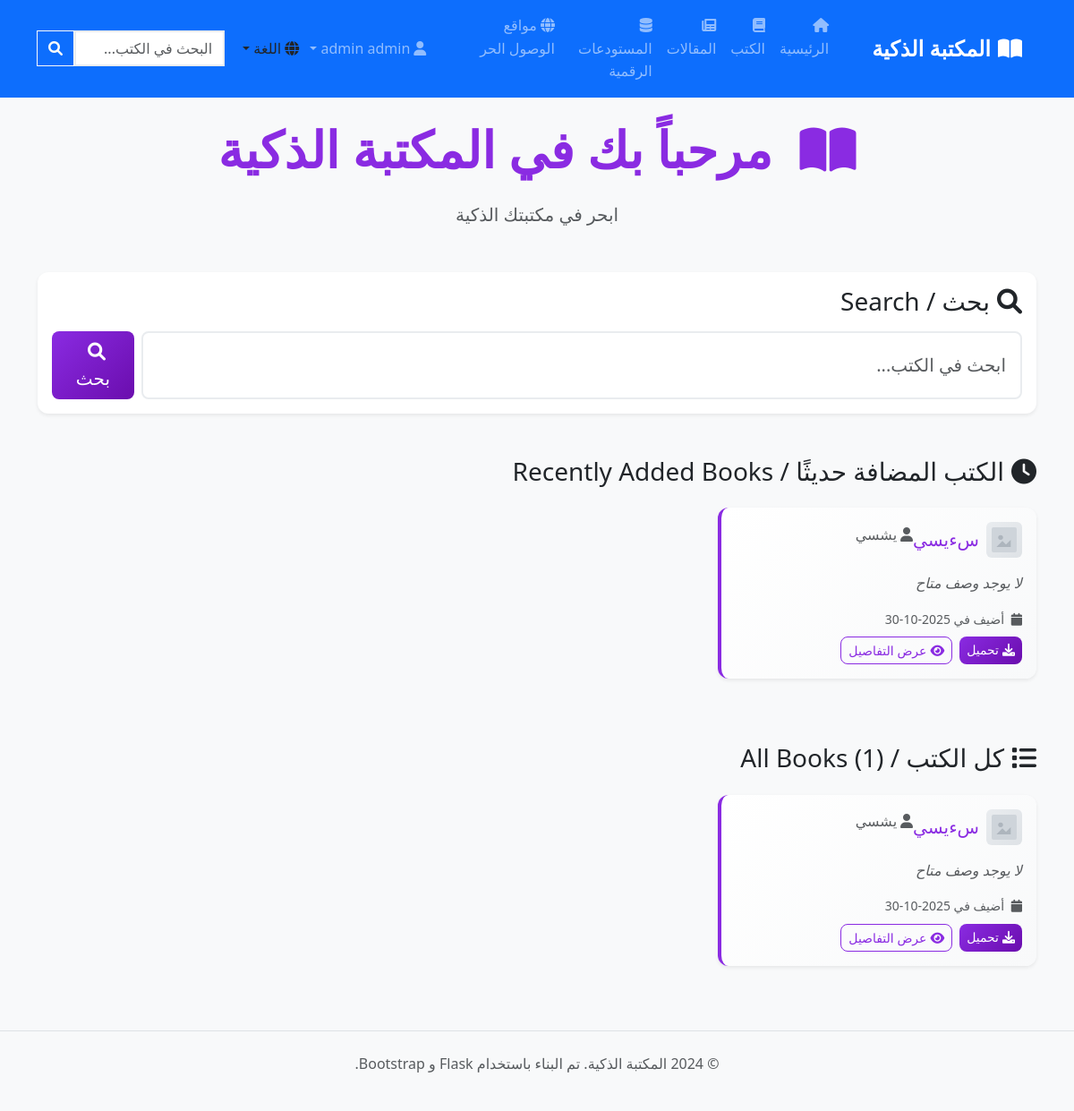
The page / (signed in) on the database its author committed.
### tables this page shows
CREATE TABLE books (
            id INTEGER PRIMARY KEY AUTOINCREMENT,
            title TEXT NOT NULL,
            author TEXT NOT NULL,
            description TEXT,
            filename TEXT NOT NULL,
            upload_date TIMESTAMP DEFAULT CURRENT_TIMESTAMP
        , image_filename TEXT);

### app.py (the view)
@app.route('/')
@login_required
def index():
    conn = get_db_connection()
    recent_books = conn.execute('SELECT * FROM books ORDER BY upload_date DESC LIMIT 6').fetchall()
    all_books = conn.execute('SELECT * FROM books ORDER BY upload_date DESC').fetchall()
    conn.close()
    return render_template('index.html', recent_books=recent_books, all_books=all_books, t=get_translations(), lang_data=get_language_data(), can_add_book=can_add_books())

### app.py (called while the page is built)
def get_current_language():
    return session.get('language', DEFAULT_LANGUAGE)

def get_language_data():
    current_lang = get_current_language()
    return LANGUAGES[current_lang]

def can_add_books():
    return session.get('email') == ALLOWED_ADD_BOOK_EMAIL

def login_required(f):
    @wraps(f)
    def decorated_function(*args, **kwargs):
        if not session.get('logged_in'):
            flash(get_translations()['please_log_in'], 'warning')
            return redirect(url_for('login', next=request.url))
        return f(*args, **kwargs)
    return decorated_function

def get_db_connection():
    conn = sqlite3.connect('library.db')
    conn.row_factory = sqlite3.Row
    return conn

### templates/index.html (shortened to what this page needs)
{% extends "base.html" %}
{% block content %}
<div class="row">
    <div class="col-12 text-center">
        <h1 class="display-4 text-primary mb-4">
            <i class="fas fa-book-open me-3"></i>
            {{ t.welcome_to_library }}
        </h1>
        <p class="lead text-muted mb-5">
            {{ t.sail_through_library }}
        </p>
    </div>
</div>
<div class="row mb-5">
    <div class="col-12">
        <div class="card shadow-sm">
            <div class="card-body">
                <h3 class="card-title mb-3">
                    <i class="fas fa-search me-2"></i>{{ t.search }} / Search
                </h3>
                <form action="{{ url_for('search') }}" method="GET" class="d-flex">
                    <input type="text"
                           name="q"
                           class="form-control form-control-lg me-2"
                           placeholder="{{ t.search_books_placeholder }}"
                           value="{{ request.args.get('q', '') }}">
                    <button type="submit" class="btn btn-primary btn-lg">
                        <i class="fas fa-search me-2"></i>{{ t.search }}
                    </button>
                </form>
            </div>
        </div>
    </div>
</div>
{% if recent_books or all_books %}
    {% if recent_books %}
    <div class="row mb-5">
        <div class="col-12">
            <h2 class="h3 mb-4">
                <i class="fas fa-clock me-2"></i>{{ t.recently_added_books }} / Recently Added Books
            </h2>
            <div class="row">
                {% for book in recent_books %}
                <div class="col-lg-4 col-md-6 mb-4">
                    <div class="card h-100 shadow-sm book-card">
                        <div class="card-body d-flex flex-column">
                            <div class="mb-3 d-flex align-items-center">
                                <img src="{{ url_for('serve_upload', filename=book.image_filename) if book.image_filename else url_for('static', filename='placeholder_cover.svg') }}"
                                     alt="{{ book.title }}" loading="lazy" class="rounded me-2"
                                     style="width: 40px; height: 40px; object-fit: cover;"
                                     onerror="this.onerror=null;this.src='{{ url_for('static', filename='placeholder_cover.svg') }}';">
                                <h5 class="card-title text-primary mb-0">{{ book.title }}</h5>
                                <h6 class="card-subtitle mb-2 text-muted">
                                    <i class="fas fa-user me-1"></i>{{ book.author }}
                                </h6>
                            </div>
                            <p class="card-text flex-grow-1">
                                {% if book.description %}
                                    {{ book.description[:150] }}{% if book.description|length > 150 %}...{% endif %}
                                {% else %}
                                    <em class="text-muted">{{ t.no_description }}</em>
                                {% endif %}
                            </p>
                            <div class="mt-auto">
                                <small class="text-muted d-block mb-2">
                                    <i class="fas fa-calendar me-1"></i>
                                    {{ t.added_on }} {{ book.upload_date.split(' ')[0] }}
                                </small>
                                <div class="d-grid gap-2 d-md-flex justify-content-md-end">
                                    <a href="{{ url_for('book_detail', book_id=book.id) }}"
                                       class="btn btn-outline-primary btn-sm">
                                        <i class="fas fa-eye me-1"></i>{{ t.view_details }}
                                    </a>
                                    <a href="{{ url_for('download_book', book_id=book.id) }}"
                                       class="btn btn-primary btn-sm">
                                        <i class="fas fa-download me-1"></i>{{ t.download }}
                                    </a>
                                </div>
                            </div>
                        </div>
                    </div>
                </div>
                {% endfor %}
            </div>
        </div>
    </div>
    {% endif %}
    {% if all_books %}
    <div class="row">
        <div class="col-12">
            <h2 class="h3 mb-4">
                <i class="fas fa-list me-2"></i>{{ t.all_books }} / All Books ({{ all_books|length }})
            </h2>
            <div class="row">
                {% for book in all_books %}
                <div class="col-lg-4 col-md-6 mb-4">
                    <div class="card h-100 shadow-sm book-card">
                        <div class="card-body d-flex flex-column">
                            <div class="mb-3 d-flex align-items-center">
                                <img src="{{ url_for('serve_upload', filename=book.image_filename) if book.image_filename else url_for('static', filename='placeholder_cover.svg') }}"
                                     alt="{{ book.title }}" loading="lazy" class="rounded me-2"
                                     style="width: 40px; height: 40px; object-fit: cover;"
                                     onerror="this.onerror=null;this.src='{{ url_for('static', filename='placeholder_cover.svg') }}';">
                                <h5 class="card-title text-primary mb-0">{{ book.title }}</h5>
                                <h6 class="card-subtitle mb-2 text-muted">
                                    <i class="fas fa-user me-1"></i>{{ book.author }}
                                </h6>
                            </div>
                            <p class="card-text flex-grow-1">
                                {% if book.description %}
                                    {{ book.description[:150] }}{% if book.description|length > 150 %}...{% endif %}
                                {% else %}
                                    <em class="text-muted">{{ t.no_description }}</em>
                                {% endif %}
                            </p>
                            <div class="mt-auto">
                                <small class="text-muted d-block mb-2">
                                    <i class="fas fa-calendar me-1"></i>
                                    {{ t.added_on }} {{ book.upload_date.split(' ')[0] }}
                                </small>
                                <div class="d-grid gap-2 d-md-flex justify-content-md-end">
                                    <a href="{{ url_for('book_detail', book_id=book.id) }}"
                                       class="btn btn-outline-primary btn-sm">
                                        <i class="fas fa-eye me-1"></i>{{ t.view_details }}
                                    </a>
                                    <a href="{{ url_for('download_book', book_id=book.id) }}"
                                       class="btn btn-primary btn-sm">
                                        <i class="fas fa-download me-1"></i>{{ t.download }}
                                    </a>
                                </div>
                            </div>
                        </div>
                    </div>
                </div>
                {% endfor %}
            </div>
        </div>
    </div>
    {% endif %}
{% endif %}
{% endblock %}

### templates/base.html (shortened to what this page needs)
<!DOCTYPE html>
<html lang="{{ lang_data.code }}" dir="{{ lang_data.dir }}">
<head>
    <link href="https://cdn.jsdelivr.net/npm/bootstrap@5.3.0/dist/css/bootstrap.min.css" rel="stylesheet">
    <link href="https://cdnjs.cloudflare.com/ajax/libs/font-awesome/6.0.0/css/all.min.css" rel="stylesheet">
    <link href="{{ url_for('static', filename='style.css') }}" rel="stylesheet">
</head>
<body class="{{ lang_data.dir }}">
    <nav class="navbar navbar-expand-lg navbar-dark bg-primary" dir="{{ lang_data.dir }}">
        <div class="container">
            <a class="navbar-brand" href="{{ url_for('index') }}">
                <i class="fas fa-book-open me-2"></i>{{ t.app_name }}
            </a>
            <div class="collapse navbar-collapse" id="navbarNav">
                <ul class="navbar-nav {% if lang_data.dir == 'rtl' %}me-auto{% else %}me-auto{% endif %}" dir="{{ lang_data.dir }}">
                    {% if lang_data.dir == 'rtl' %}
                        <li class="nav-item">
                            <a class="nav-link" href="{{ url_for('open_access_websites') }}">
                                <i class="fas fa-globe me-1"></i>{{ t.open_access_websites }}
                            </a>
                        </li>
                        <li class="nav-item">
                            <a class="nav-link" href="{{ url_for('digital_repositories') }}">
                                <i class="fas fa-database me-1"></i>{{ t.digital_repositories }}
                            </a>
                        </li>
                        <li class="nav-item">
                            <a class="nav-link" href="{{ url_for('articles') }}">
                                <i class="fas fa-newspaper me-1"></i>{{ t.articles }}
                            </a>
                        </li>
                        <li class="nav-item">
                            <a class="nav-link" href="{{ url_for('books') }}">
                                <i class="fas fa-book me-1"></i>{{ t.books }}
                            </a>
                        </li>
                        <li class="nav-item">
                            <a class="nav-link" href="{{ url_for('index') }}">
                                <i class="fas fa-home me-1"></i>{{ t.home }}
                            </a>
                        </li>
                    {% endif %}
                </ul>
                <ul class="navbar-nav {% if lang_data.dir == 'rtl' %}ms-auto{% else %}ms-auto{% endif %}" dir="{{ lang_data.dir }}">
                    {% if session.logged_in %}
                        <li class="nav-item dropdown">
                            <a class="nav-link dropdown-toggle" href="#" id="userDropdown" role="button" data-bs-toggle="dropdown">
                                <i class="fas fa-user me-1"></i>{{ session.first_name }} {{ session.last_name }}
                            </a>
                        </li>
                    {% else %}
                        <li class="nav-item">
                            <a class="nav-link" href="{{ url_for('login') }}">
                                <i class="fas fa-sign-in-alt me-1"></i>{{ t.login }}
                            </a>
                        </li>
                    {% endif %}
                </ul>
                <div class="nav-item dropdown {% if lang_data.dir == 'rtl' %}me-3{% else %}me-3{% endif %}">
                    <a class="nav-link dropdown-toggle" href="#" id="languageDropdown" role="button" data-bs-toggle="dropdown">
                        <i class="fas fa-globe me-1"></i>{{ t.language }}
                    </a>
                </div>
                <form class="d-flex" action="{{ url_for('search') }}" method="GET">
                    <div class="input-group">
                        <input class="form-control" type="search" name="q" placeholder="{{ t.search_placeholder }}"
                               value="{{ request.args.get('q', '') }}" aria-label="Search" dir="{{ lang_data.dir }}">
                        <button class="btn btn-outline-light" type="submit">
                            <i class="fas fa-search"></i>
                        </button>
                    </div>
                </form>
            </div>
        </div>
    </nav>
    <main class="container mt-4">
        {% block content %}{% endblock %}
    </main>
    <footer class="bg-light text-center text-muted py-4 mt-5">
        <div class="container">
            <p>&copy; 2024 {{ t.app_name }}. {{ t.built_with_flask }}</p>
        </div>
    </footer>
</body>
</html>

### static/style.css (style rules this page uses)
body { font-family: 'Segoe UI', Tahoma, Geneva, Verdana, sans-serif; background-color: #f8f9fa; line-height: 1.6; }
body.rtl { direction: rtl; text-align: right; }
body.rtl .navbar-nav { flex-direction: row-reverse; }
body.rtl .me-1 { margin-left: 0.25rem !important; margin-right: 0 !important; }
body.rtl .me-2 { margin-left: 0.5rem !important; margin-right: 0 !important; }
body.rtl .me-3 { margin-left: 1rem !important; margin-right: 0 !important; }
body.rtl .d-grid.gap-2.d-md-flex.justify-content-md-end { flex-direction: row-reverse; }
body.rtl .form-control { text-align: right; }
body.rtl .form-control::placeholder { text-align: right; }
body.rtl .card-body { text-align: right; }
body.rtl .card-title, body.rtl .card-subtitle { text-align: right; }
body.rtl .btn { text-align: center; }
body.rtl .input-group .form-control { text-align: right; }
body.rtl .input-group .btn { border-radius: 0.375rem 0 0 0.375rem; }
body.rtl .input-group .form-control:first-child { border-radius: 0 0.375rem 0.375rem 0; }
body.rtl { animation: slideInFromRight 0.3s ease-in-out; }
.navbar-brand { font-weight: 600; font-size: 1.5rem; }
.navbar-nav .nav-link { font-weight: 500; transition: color 0.3s ease; }
.card { border: none; border-radius: 12px; transition: transform 0.3s ease, box-shadow 0.3s ease; }
.book-card { background: linear-gradient(135deg, #ffffff 0%, #f8f9fa 100%); border-left: 4px solid #8a2be2; }
.btn { border-radius: 8px; font-weight: 500; transition: all 0.3s ease; }
.btn-primary { background: linear-gradient(135deg, #8a2be2 0%, #6a0dad 100%); border: none; }
.btn-outline-primary { border-color: #8a2be2; color: #8a2be2; }
.form-control { border-radius: 8px; border: 2px solid #e9ecef; transition: border-color 0.3s ease, box-shadow 0.3s ease; }
.display-4, .display-5 { font-weight: 700; color: #8a2be2; }
.text-primary { color: #8a2be2 !important; }
footer { margin-top: auto; border-top: 1px solid #dee2e6; }
.fade-in { animation: fadeIn 0.5s ease-in; }

### rows shown on the page
books: title "سءيسي", author "يشسي", no_description "لا يوجد وصف متاح", added_on "أضيف في", upload_date "2025-10-30", view_details "عرض التفاصيل", download "تحميل"

### other values the page prints
{{ t.app_name }} "المكتبة الذكية"
{{ t.open_access_websites }} "مواقع الوصول الحر"
{{ t.digital_repositories }} "المستودعات الرقمية"
{{ t.articles }} "المقالات"
{{ t.books }} "الكتب"
{{ t.home }} "الرئيسية"
{{ session.first_name }} "admin"
{{ t.language }} "اللغة"
{{ t.welcome_to_library }} "مرحباً بك في المكتبة الذكية"
{{ t.sail_through_library }} "ابحر في مكتبتك الذكية"
{{ t.search }} "بحث"
{{ t.recently_added_books }} "الكتب المضافة حديثًا"
{{ t.all_books }} "كل الكتب"
{{ all_books|length }} "1"
{{ t.built_with_flask }} "تم البناء باستخدام Flask و Bootstrap."
